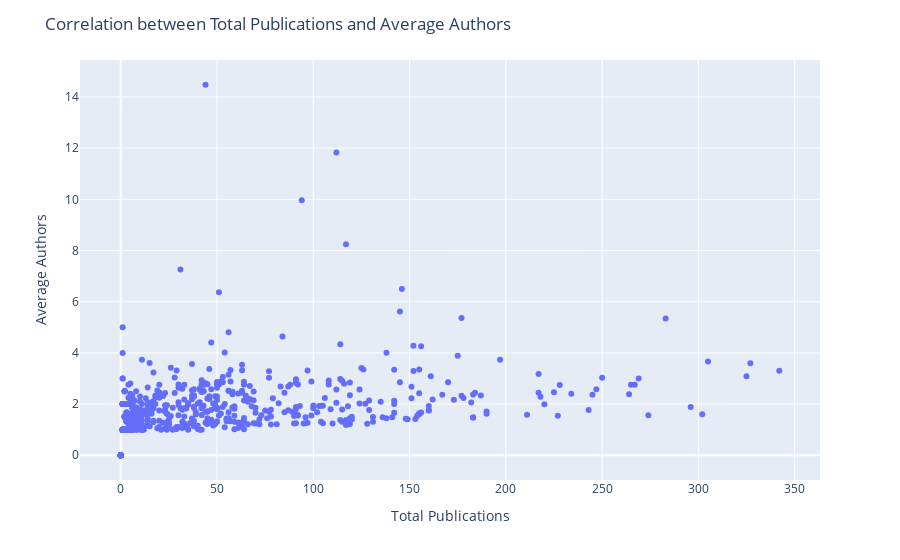

Notebook source saved alongside this figure:
### Markdown cell above
maybe create more graphs below to show correlation and line plot? to show one element over time and then other element over time and then have each plot point be (department year) and calculate correlation. line of best fit?

### Code cell
import pandas as pd
import plotly.express as px

correlation_coefficient = empty_df['Total Publications'].corr(empty_df['Average Authors'])
print(f"correlation coefficient: {correlation_coefficient}")

# creating hover text
hover_text = empty_df.apply(lambda row: f"Department: {row['Department']} \n Year: {row['Year']}", axis=1)

# creating graph
fig = px.scatter(empty_df, x='Total Publications', y='Average Authors', hover_name=hover_text)

# adding titles
fig.update_layout(
    title='Correlation between Total Publications and Average Authors',
    xaxis_title='Total Publications',
    yaxis_title='Average Authors',
    hovermode='closest'
)

fig.show()

### Figure 1 — Plotly figure (JSON) as saved in the notebook; plotly's stock layout.template omitted (floating-point values rounded to 4 significant figures; data arrays with more than 128 entries replaced by an {"elided": "..."} marker saying what was removed)
{"data": [{"hovertemplate": "<b>%{hovertext}</b><br><br>Total Publications=%{x}<br>Average Authors=%{y}<extra></extra>", "hovertext": {"elided": "768 str values"}, "legendgroup": "", "marker": {"color": "#636efa", "symbol": "circle"}, "mode": "markers", "name": "", "orientation": "v", "showlegend": false, "type": "scatter", "x": {"elided": "768 int values"}, "xaxis": "x", "y": {"elided": "768 float values"}, "yaxis": "y"}], "layout": {"hovermode": "closest", "legend": {"tracegroupgap": 0}, "margin": {"t": 60}, "title": {"text": "Correlation between Total Publications and Average Authors"}, "xaxis": {"anchor": "y", "domain": [0, 1], "title": {"text": "Total Publications"}}, "yaxis": {"anchor": "x", "domain": [0, 1], "title": {"text": "Average Authors"}}}}
